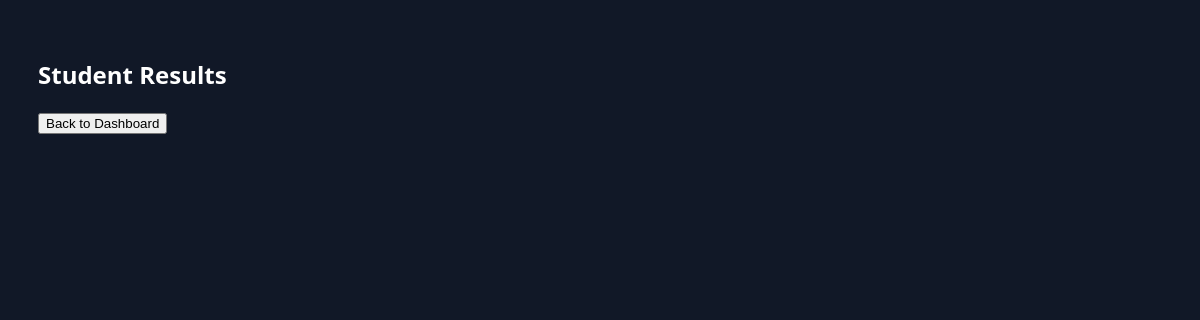
/student-results, run on an earlier commit of the app's database.
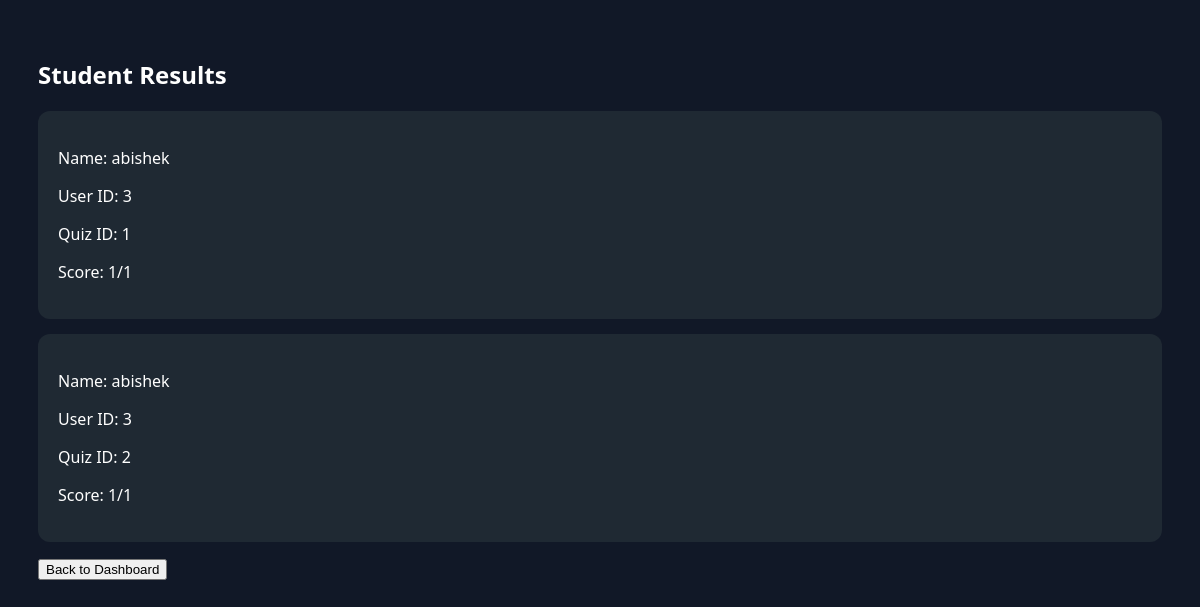
And on a later commit of the database.
### controller/models.py (models this page shows)
class Results(db.Model):
    __tablename__ = 'results'
    result_id = db.Column(db.Integer, primary_key=True)
    student_id = db.Column(db.Integer, db.ForeignKey('student.student_id'), nullable=False)
    quiz_id = db.Column(db.Integer, db.ForeignKey('quizzes.quiz_id'), nullable=False)
    score = db.Column(db.Integer, nullable=False)
    total_questions = db.Column(db.Integer, nullable=False)

class User(db.Model):
    __tablename__ = 'user'
    user_id = db.Column(db.Integer, primary_key=True, autoincrement=True)
    username = db.Column(db.String(80), unique=True, nullable=False)
    email = db.Column(db.String(120), unique=True, nullable=False)
    password_hash = db.Column(db.String(128), nullable=False)
    profile_pic = db.Column(db.String(255), default='default.png')   # ✅ ADD THIS
    roles = db.relationship('Role', secondary = 'user_role', backref = db.backref('users', lazy = True, uselist = False))
    student_details = db.relationship('Student', backref = 'user', lazy = True, uselist = False)
    staff_details = db.relationship('Staff', backref = 'user', lazy = True, uselist = False)

### main.py (the view)
@app.route('/student-results')
def student_results():
    results = db.session.query(
        Results, User.username, User.user_id
    ).join(Student, Results.student_id == Student.student_id)\
     .join(User, Student.user_id == User.user_id).all()
    return render_template('student_results.html', results=results)

### templates/student_results.html (shortened to what this page needs)
<!DOCTYPE html>
<html>
<head>
</head>
<body>
<h2>Student Results</h2>
{% for r,u_name,u_id in results %}
<div class="card">
<p>Name: {{ u_name }}</p>
<p>User ID: {{ u_id }}</p>
<p>Quiz ID: {{ r.quiz_id }}</p>
<p>Score: {{ r.score }}/{{ r.total_questions }}</p>
</div>
{% endfor %}
<button onclick="window.location.href='/staff-dashboard'">
    Back to Dashboard
</button>
</body>
</html>

What changed in the data, as far as the page shows it:
added Results: username "abishek", u_id "3", quiz_id "1", score "1", total_questions "1"
added Results: username "abishek", u_id "3", quiz_id "2", score "1", total_questions "1"
